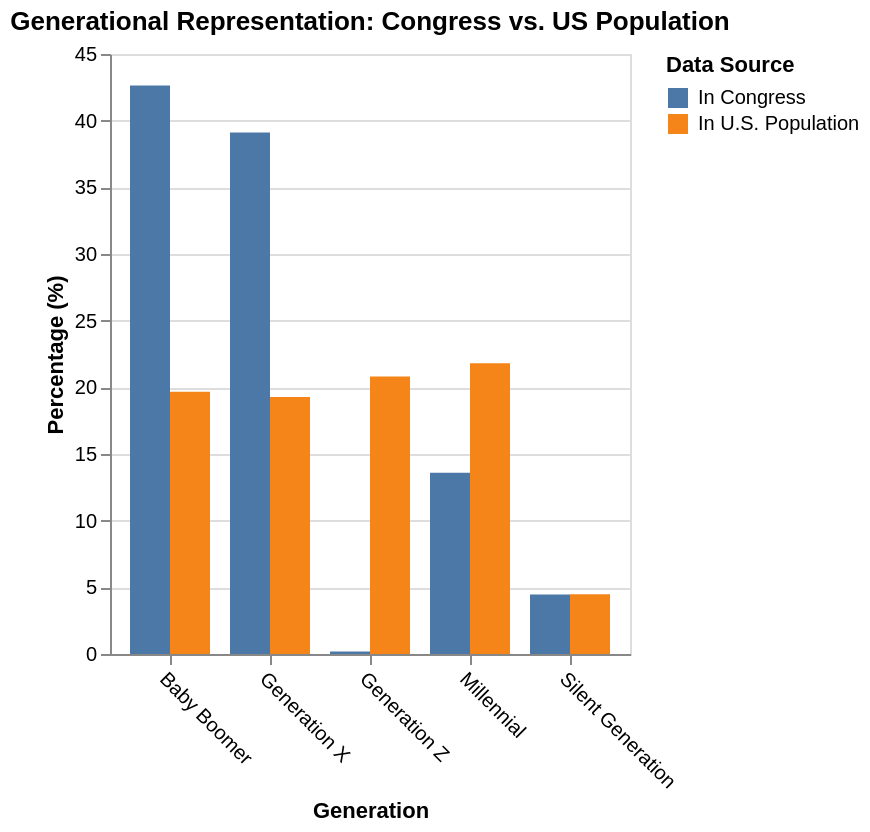

This figure's notebook cell:
### Code cell
input_dropdown = alt.binding_select(options=['Congress', 'US Population'], name='Percentage of: ')
selection = alt.selection_point(fields=['Percentage_Type'], bind=input_dropdown, init={'Percentage_Type': 'Congress'}) 
color = alt.condition(selection, alt.Color('Percentage_Type:N', scale=alt.Scale(scheme='category10')), alt.value('lightgray'))
generational_representation = alt.Chart(melted_df).mark_bar().encode(
    x=alt.X('Generation', axis=alt.Axis(labelAngle=45)),
    y=alt.Y('Percentage', axis=alt.Axis(title='Percentage (%)'), scale=alt.Scale(domain=[0, 45])),
    color=color,
    tooltip=['Generation', 'Percentage_Type', 'Percentage']
).properties(
    title='Generational Representation: Congress vs. US Population',
    width='container',
).interactive().add_params(selection)

generational_representation

### Figure 1 — Vega-Lite specification as saved in the notebook (floating-point values rounded to 4 significant figures)
{"config": {"view": {"continuousWidth": 300, "continuousHeight": 300}}, "data": {"name": "data-ab2adb3f44fd9eff192135158c2cfafa"}, "mark": {"type": "bar"}, "encoding": {"color": {"field": "Percentage_Type", "title": "Data Source", "type": "nominal"}, "tooltip": [{"field": "Generation", "type": "nominal"}, {"field": "Percentage_Type", "type": "nominal"}, {"field": "Percentage", "type": "quantitative"}], "x": {"axis": {"labelAngle": 45}, "field": "Generation", "type": "nominal"}, "xOffset": {"field": "Percentage_Type", "type": "nominal"}, "y": {"axis": {"title": "Percentage (%)"}, "field": "Percentage", "scale": {"domain": [0, 45]}, "type": "quantitative"}}, "params": [{"name": "param_4", "select": {"type": "interval", "encodings": ["x", "y"]}, "bind": "scales"}], "title": "Generational Representation: Congress vs. US Population", "width": "container", "$schema": "https://vega.github.io/schema/vega-lite/v5.20.1.json", "datasets": {"data-ab2adb3f44fd9eff192135158c2cfafa": [{"Generation": "Baby Boomer", "Percentage_Type": "In Congress", "Percentage": 42.64}, {"Generation": "Generation X", "Percentage_Type": "In Congress", "Percentage": 39.11}, {"Generation": "Millennial", "Percentage_Type": "In Congress", "Percentage": 13.59}, {"Generation": "Silent Generation", "Percentage_Type": "In Congress", "Percentage": 4.47}, {"Generation": "Generation Z", "Percentage_Type": "In Congress", "Percentage": 0.19}, {"Generation": "Baby Boomer", "Percentage_Type": "In U.S. Population", "Percentage": 19.67}, {"Generation": "Generation X", "Percentage_Type": "In U.S. Population", "Percentage": 19.27}, {"Generation": "Millennial", "Percentage_Type": "In U.S. Population", "Percentage": 21.81}, {"Generation": "Silent Generation", "Percentage_Type": "In U.S. Population", "Percentage": 4.48}, {"Generation": "Generation Z", "Percentage_Type": "In U.S. Population", "Percentage": 20.81}]}}
